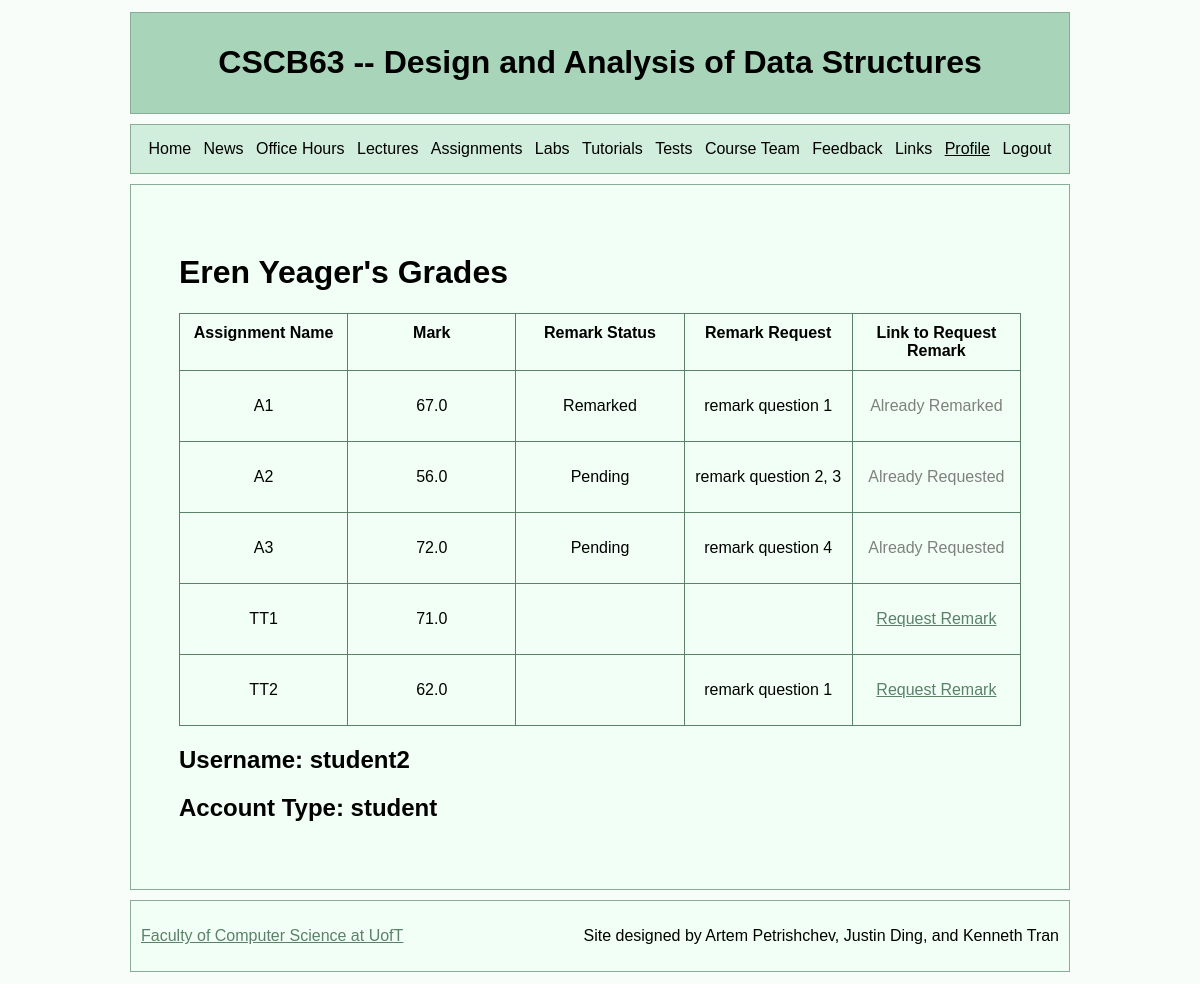
Page /profile (signed in) on the committed database.
### tables this page shows
CREATE TABLE "Grades" (
	"username" INTEGER NOT NULL,
	"assignment_id"	NVARCHAR(50) NOT NULL,
	"remark_request" NVARCHAR(500),
	"remark_status" NVARCHAR(50),
	"mark"	FLOAT,
	PRIMARY KEY(username, assignment_id),
	FOREIGN KEY(username) REFERENCES Account,
	FOREIGN KEY(assignment_id) REFERENCES Assignment
);

### app.py (the view)
@app.route('/profile')
def profile():
    if 'username' in session:
        db = get_db()
        db.row_factory = make_dicts
        grades = []
        username = session['username']
        accounttype = session['accounttype']
        if accounttype == 'student':
            for grade in query_db("SELECT * FROM Grades WHERE username = ?", [username], one=False):
                grades.append(grade)
            return render_template('profile.html', session=session, grades=grades)
        elif accounttype == 'instructor':
            return render_template('profile.html', session=session)
        db.close()
    else:
        return redirect(url_for('root'))

### app.py (called while the page is built)
def get_db():
    db = getattr(g, '_database', None)
    if db is None:
        db = g._database = sqlite3.connect(DATABASE)
    return db

def query_db(query, args=(), one=False):
    cur = get_db().execute(query, args)
    rv = cur.fetchall()
    cur.close()
    return (rv[0] if rv else None) if one else rv

def make_dicts(cursor, row):
    return dict((cursor.description[idx][0], value)
                for idx, value in enumerate(row))

@app.teardown_appcontext
def close_connection(exception):
    db = getattr(g, '_database', None)
    if db is not None:
        db.close()

### templates/profile.html (shortened to what this page needs)
<!DOCTYPE html>
<html lang="en">
    <head>
        <link rel="stylesheet" href="{{ url_for('static', filename='styles.css') }}">
    </head>
    <body>
        <div class="container" id="header">
            <h1 id="title">CSCB63 -- Design and Analysis of Data Structures</h1>
        </div>
        <div class="container" id="nav">
            <div id="links" class="flex">
                <a href="/">Home</a>
                <a href="/news">News</a>
                <a href="/office-hours">Office Hours</a>
                <a href="/lectures">Lectures</a>
                <a href="/assignments">Assignments</a>
                <a href="/labs">Labs</a>
                <a href="/tutorials">Tutorials</a>
                <a href="/tests">Tests</a>
                <a href="/course-team">Course Team</a>
                <a href="/feedback">Feedback</a>
                <a href="/links">Links</a>
                <a href="/profile" id="active-page">Profile</a>
                <a href="/logout">Logout</a>
            </div>
        </div>
        <div class="container pad" id="content">
            {% if session['accounttype'] == 'student' %}
            <h1>{{ session['firstname'] }} {{ session['lastname'] }}'s Grades</h1>
            <div id="grades-grid" class="grid">
                <div><b>Assignment Name</b></div>
                <div><b>Mark</b></div>
                <div><b>Remark Status</b></div>
                <div><b>Remark Request</b></div>
                <div><b>Link to Request Remark</b></div>
                {% for grade in grades %}
                    <div><p>{{ grade['assignment_id'] }}</p></div>
                    <div><p>{{ grade['mark'] }}</p></div>
                    <div><p>{{ grade['remark_status'] }}</p></div>
                    <div><p>{{ grade['remark_request'] }}</p></div>
                    <div>
                        {% if grade['remark_status'] == 'Remarked' %}
                        <p class='grey'>Already Remarked</p>
                        {% elif grade['remark_status'] == 'Pending' %}
                        <p class='grey'>Already Requested</p>
                        {% else %}
                        <p><a href="/request-remark/{{ grade['assignment_id'] }}">Request Remark</a></p>
                        {% endif %}
                    </div>
                {% endfor %}
            </div>
            <div>
                <h2>Username: {{ session['username'] }}</h2>
                <h2>Account Type: {{ session['accounttype'] }}</h2>
            </div>
            {% endif %}
        </div>
        <div id="footer" class="container">
            <a href="https://web.cs.toronto.edu/" target="_blank" id="dept-cs"><p>Faculty of Computer Science at UofT</p></a>
            <p id="mark">Site designed by Artem Petrishchev, Justin Ding, and Kenneth Tran</p>
        </div>
    </body>
</html>

### static/styles.css (style rules this page uses)
body { background-color: rgb(249, 253, 250); font-family: Tahoma, sans-serif; margin: 1% 10% 1% 10%; }
a { color:rgb(92, 129, 105); }
.grey { color: grey; }
#nav { border: 1px rgb(136, 172, 150) solid; position: sticky; top: 0; background-color: rgb(208, 238, 219); }
#nav #links { justify-content: space-evenly; }
#nav #links #active-page { text-decoration: underline; }
#nav #links a, #nav #links a:visited { padding: 5px; color: rgb(0, 0, 0); text-decoration: none; }
.container { border: 1px rgb(136, 172, 150) solid; padding: 10px; margin: 10px; }
.pad { padding: 5%; }
#header { background-color: #A8D5BAFF; }
#header #title { text-align: center; }
.flex { display: flex; }
#content { height: auto; background-color: rgb(241, 255, 246); }
#footer { display: flex; justify-content: space-between; background-color: rgb(241, 255, 246); }
#grades-grid { grid-template-columns: repeat(5, 1fr); }
.grid { display: grid; border-top: 1px solid rgb(92, 129, 105); border-right: 1px solid rgb(92, 129, 105); }
.grid > div { border-left: 1px solid rgb(92, 129, 105); border-bottom: 1px solid rgb(92, 129, 105); padding: 10px; text-align: center; }

### rows in the picture
Grades: assignment_id "A1", mark "67.0", remark_status "Remarked", remark_request "remark question 1", shows "Already Remarked"
Grades: assignment_id "A2", mark "56.0", remark_status "Pending", remark_request "remark question 2, 3", shows "Already Requested"
Grades: assignment_id "A3", mark "72.0", remark_status "Pending", remark_request "remark question 4", shows "Already Requested"
Grades: assignment_id "TT1", mark "71.0"
Grades: assignment_id "TT2", mark "62.0", remark_request "remark question 1"

### other values in the picture
{{ session['firstname'] }} "Eren"
{{ session['lastname'] }} "Yeager"
{{ session['username'] }} "student2"
{{ session['accounttype'] }} "student"
